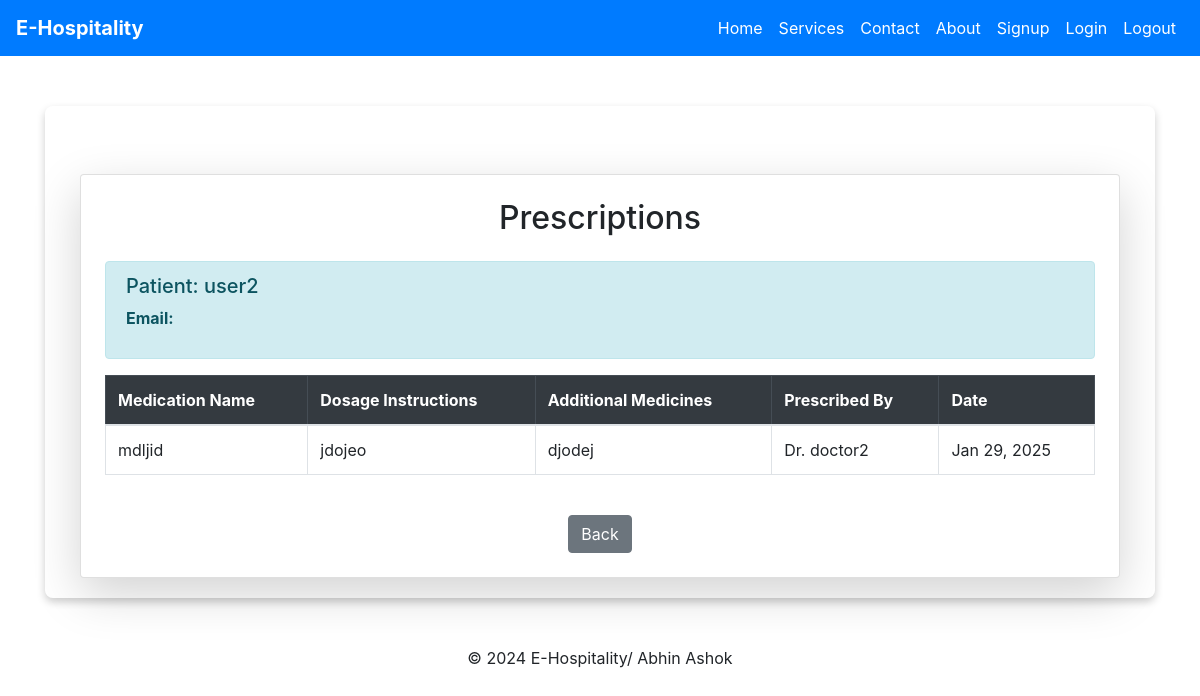
Screenshot of /prescriptions/6/ (signed in) with the database file from the repository.
### H_app/models.py (models this page shows, shortened)
class CustomUser(AbstractUser):
    USER_TYPES = (
        ('patient', 'Patient'),
        ('doctor', 'Doctor'),
        ('admin', 'Admin'),
    )
    user_type = models.CharField(max_length=10, choices=USER_TYPES, default='patient')

class Prescription(models.Model):
    patient = models.ForeignKey(
        settings.AUTH_USER_MODEL,
        on_delete=models.CASCADE,
        related_name='prescriptions'
    )
    doctor = models.ForeignKey(
        DoctorProfile,
        on_delete=models.CASCADE,
        related_name='doctor_prescriptions'
    )
    medication_name = models.CharField(max_length=200)
    dosage_instructions = models.TextField()
    medicines = models.TextField(null = True)
    created_at = models.DateTimeField(auto_now_add=True)

class DoctorProfile(models.Model):
    user = models.OneToOneField(User, on_delete=models.CASCADE, related_name='doctor_profile')
    name = models.CharField(max_length=100, null=True)
    email = models.EmailField(null=True)
    phone_no = models.IntegerField(null=True)
    specialization = models.CharField(max_length=100, null=True)
    availability = models.CharField(max_length=100, null=True)
    phone = models.CharField(max_length=15, null=True)
    consultation_fee = models.DecimalField(max_digits=8, decimal_places=2, default=0.00)

### H_app/views.py (the view)
# urls.py: path('prescriptions/<int:patient_id>/', patient_prescriptions, name='patient_prescriptions'),
@login_required
def patient_prescriptions(request, patient_id):
    patient = get_object_or_404(CustomUser, id=patient_id, user_type='patient')
    prescriptions = Prescription.objects.filter(patient=patient).order_by('-created_at')
    return render(request, 'medical_records/patient_prescriptions.html', {
        'patient': patient,
        'prescriptions': prescriptions
    })

### templates/medical_records/patient_prescriptions.html
{% extends 'base.html' %}
{% block content %}
<div class="container mt-5">
    <div class="card shadow-lg p-4">
        <h2 class="text-center mb-4">Prescriptions</h2>
        <div class="alert alert-info">
            <h5>Patient: {{ patient.username }}</h5>
            <p><strong>Email:</strong> {{ patient.email }}</p>
        </div>
        {% if prescriptions %}
            <div class="table-responsive">
                <table class="table table-bordered">
                    <thead class="table-dark">
                        <tr>
                            <th>Medication Name</th>
                            <th>Dosage Instructions</th>
                            <th>Additional Medicines</th>
                            <th>Prescribed By</th>
                            <th>Date</th>
                        </tr>
                    </thead>
                    <tbody>
                        {% for prescription in prescriptions %}
                        <tr>
                            <td>{{ prescription.medication_name }}</td>
                            <td>{{ prescription.dosage_instructions }}</td>
                            <td>{{ prescription.medicines|default:"N/A" }}</td>
                            <td>Dr. {{ prescription.doctor.user.username }}</td>
                            <td>{{ prescription.created_at|date:"M d, Y" }}</td>
                        </tr>
                        {% endfor %}
                    </tbody>
                </table>
            </div>
        {% else %}
            <p class="text-muted">No prescriptions found.</p>
        {% endif %}
        <div class="text-center mt-4">
            <a href="{% url 'patient_dashboard' %}" class="btn btn-secondary">Back</a>
        </div>
    </div>
</div>
{% endblock %}

### templates/base.html (style rules this page uses)
body { background-image: url('https://encrypted-tbn0.gstatic.com/images?q=tbn:ANd9GcQurXOKWGpi0Fs6WZmjvxwdOQyjMXBBmq5lqg&s'); background-size: cover; background-position: center; background-repeat: no-repeat; background-attachment: fixed; }

### rows the page displays
CustomUser: username "user2"
Prescription: medication_name "mdljid", dosage_instructions "jdojeo", medicines "djodej", doctor.user.username "doctor2", created_at "Jan 29, 2025"
